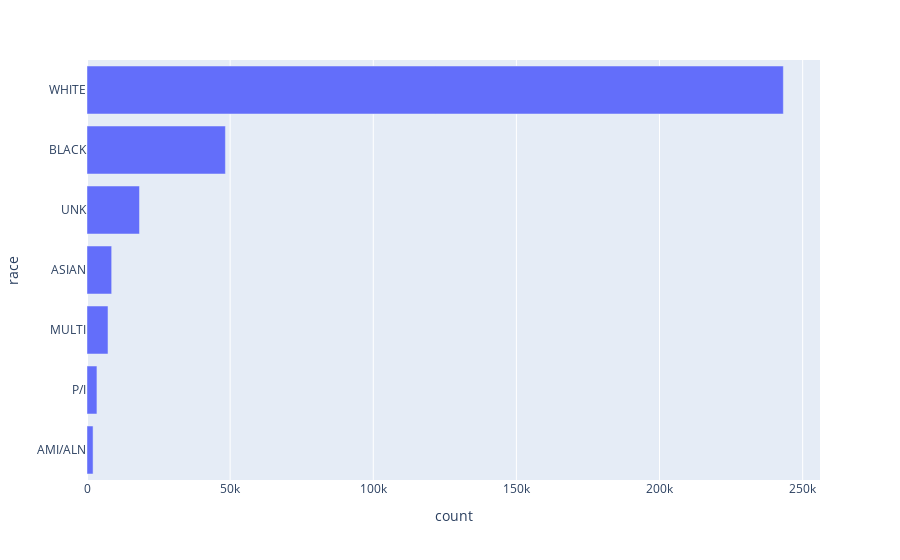

The notebook cell saved with this chart:
### Code cell
counts_per_gender = air_force.groupby("race")["count"].sum().reset_index().sort_values("count")
px.bar(counts_per_gender, x="count", y="race")

### Figure 1 — Plotly figure (JSON) as saved in the notebook; plotly's stock layout.template omitted (floating-point values rounded to 4 significant figures)
{"data": [{"alignmentgroup": "True", "hovertemplate": "count=%{x}<br>race=%{y}<extra></extra>", "legendgroup": "", "marker": {"color": "#636efa", "pattern": {"shape": ""}}, "name": "", "offsetgroup": "", "orientation": "h", "showlegend": false, "textposition": "auto", "type": "bar", "x": [2121, 3471, 7331, 8617, 18343, 48353, 243250], "xaxis": "x", "y": ["AMI/ALN", "P/I", "MULTI", "ASIAN", "UNK", "BLACK", "WHITE"], "yaxis": "y"}], "layout": {"autosize": true, "barmode": "relative", "legend": {"tracegroupgap": 0}, "margin": {"t": 60}, "xaxis": {"anchor": "y", "autorange": true, "domain": [0, 1], "range": [0, 256100.0], "title": {"text": "count"}, "type": "linear"}, "yaxis": {"anchor": "x", "autorange": true, "domain": [0, 1], "range": [-0.5, 6.5], "title": {"text": "race"}, "type": "category"}}}
